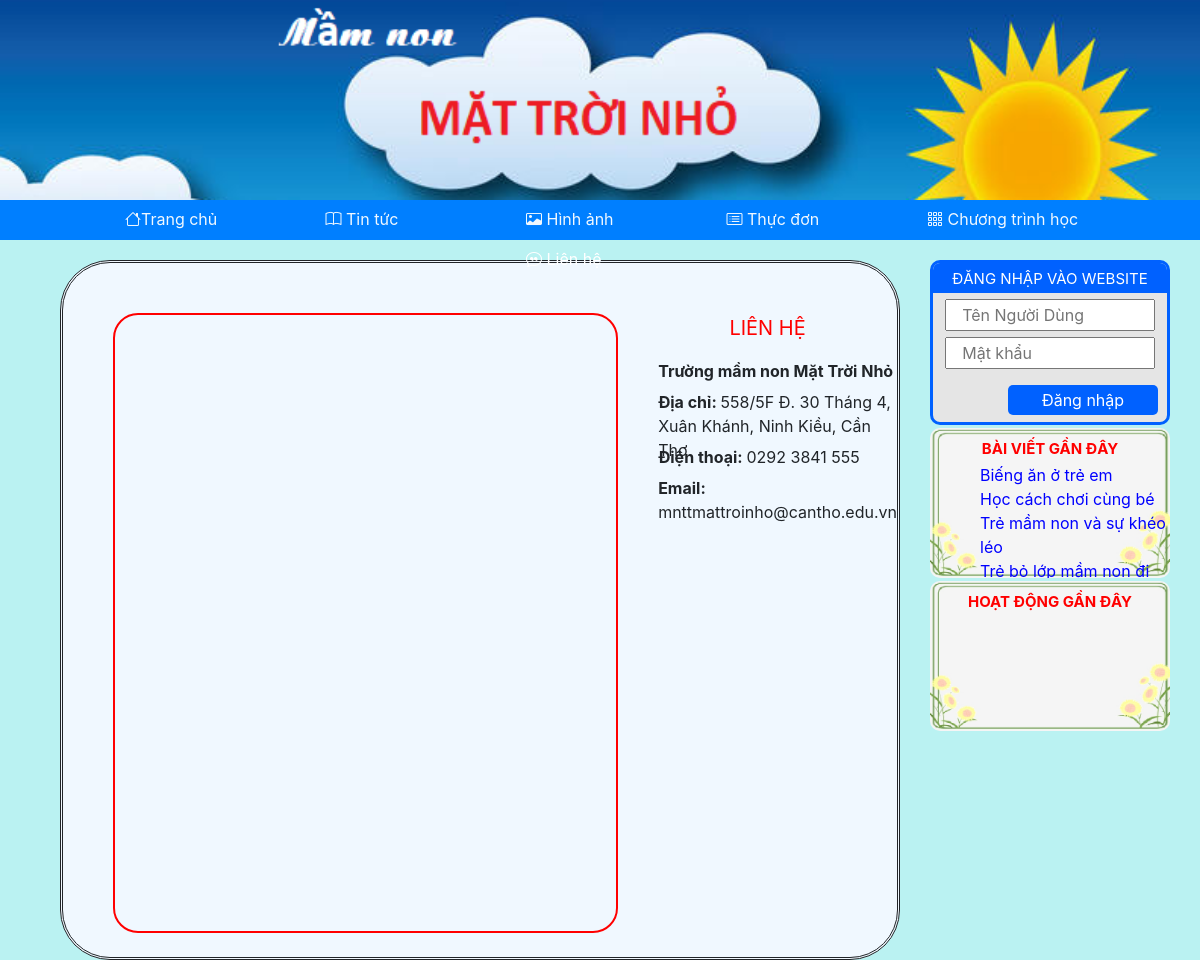
/inc/lienhe.php, run on the app's committed database.
### tables this page shows
CREATE TABLE `baidang` (
  `MABD` int(11) NOT NULL,
  `TIEUDE` varchar(1000) NOT NULL,
  `LINK` varchar(1000) NOT NULL,
  `THELOAI` varchar(30) NOT NULL,
  `MAGV` varchar(20) NOT NULL,
  `NGAYDANG` date NOT NULL
);

### inc/lienhe.php (the view, shortened to what this page needs)
<?php
    require_once("../connect.php");
    require_once("../inc/heading.php");
?>
<html>
    <head>
    </head>
    <body>
        <div id='content'>
            <div id='xemimg'>
                    <iframe id='chatbot' src='http://127.0.0.1:5000' height='620px' width='620px'>
                    </iframe>
                <div id='lh'>
                    <p style='text-align:center; font-size:20; color:red;'>LIÊN HỆ</p>
                    <p style='margin-left: 20px; height: 15px'><b>Trường mầm non Mặt Trời Nhỏ</b></p>
                    <p style='margin-left: 20px; height: 15px'><b>Địa chỉ: </b>558/5F Đ. 30 Tháng 4, Xuân Khánh, Ninh Kiều, Cần Thơ</p>
                    <br><p style='margin-left: 20px; height: 15px'><b>Điện thoại: </b>0292 3841 555</p>
                    <p style='margin-left: 20px; height: 15px'><b>Email: </b>mnttmattroinho@cantho.edu.vn</p>
                </div>
            </div>
            <div id="log">
                    <div id="login">
                            <div class="label-login">
                                    ĐĂNG NHẬP VÀO WEBSITE
                            </div>
                            <form id="fdn" method="POST" name="flogin" action="../login.php">
                                <input type="text" name='tendn' id="tendn" placeholder="   Tên Người Dùng" class="input-user">
                                <input type="password" name='mk' id="mk" placeholder="   Mật khẩu" class="input-user">
                            </form>
                            <button id="btnDN" onclick="check()">Đăng nhập</button>
                    </div>
                    <div id='gocthayco'>
                        <p style="text-align:center; font-size: 15; color: red; margin-top: 10px;margin-bottom: 3px;"><b>BÀI VIẾT GẦN ĐÂY</b></p>
                        <ul style='list-style-type: none;'>
                        <?php
                            $q=$conn->query("SELECT*FROM baidang WHERE THELOAI='Bài viết'");
                            $i=0;
                            while($rt=$q->fetch_assoc()){
                                if($i<4){
                                    echo "<li style=' margin-left: 10px; '><a style='color: blue;' href='".$rt["LINK"]."'>".$rt["TIEUDE"]."</a></li>";
                                    $i=$i+1;
                                }
                                else{
                                    break;
                                }
                            }
                        ?>
                        </ul>
                    </div>
                    <div id='hd'>
                         <p style="text-align:center; font-size: 15; color: red; margin-top: 10px; margin-bottom: 3px;"><b>HOẠT ĐỘNG GẦN ĐÂY</b></p>
                    </div>
            </div>
        </div>
    </body>
</html>

### inc/lienhe.php (style rules this page uses)
body { background-color: #baf2f2; }
#content { width: 100%; background-color: #baf2f2; display:flex; }
#xemimg { width: 70%; height: 700px; margin-top:20px; margin-left: 5%; border-radius: 50px; border-style: double; background-color:aliceblue; display: flex; }
#chatbot { margin-top: 50px; margin-left: 50px; border-style: solid; border-color: red; border-radius: 25px; }
#lh { width: 300px; height:300px; margin-top: 50px; margin-left: 20px; }
#log { width:25%; height:470px; background-color: #baf2f2; margin-top: 20px; }
#login { width: 80%; height: 35%; background-color: #e5e5e5; margin-left: 10%; border-style: solid; border-radius: 10px; border-color: #0061ff; overflow-x: hidden; overflow-y: hidden; }
.label-login { width: 100%; height: 30px; text-align: center; color: white; background-color: #0061ff; font-size: 15; padding-top: 5px; }
#btnDN { width: 150px; height: 30px; background-color: #0061ff; margin-left: 75px; margin-top: 0px; color: white; border: none; font-size: 16; border-radius: 5px; }
#fdn { width: 90%; margin-left:5%; }
#fdn input { width: 100%; height: 20%; margin-top: 3%; }
#gocthayco { width: 80%; height:32%; margin-top:1%; margin-left: 10%; background-image: url("../css/khung.png"); background-size: 100% 100%; border-radius: 10px; overflow-x: hidden; }
#hd { width: 80%; height:32%; margin-top:1%; margin-left: 10%; background-image: url("../css/khung.png"); background-size: 100% 100%; border-radius: 10px; overflow-x: hidden; }

### data on the page
baidang: TIEUDE "Biếng ăn ở trẻ em"
baidang: TIEUDE "Học cách chơi cùng bé"
baidang: TIEUDE "Trẻ mầm non và sự khéo léo"
baidang: TIEUDE "Trẻ bỏ lớp mầm non đi…"
